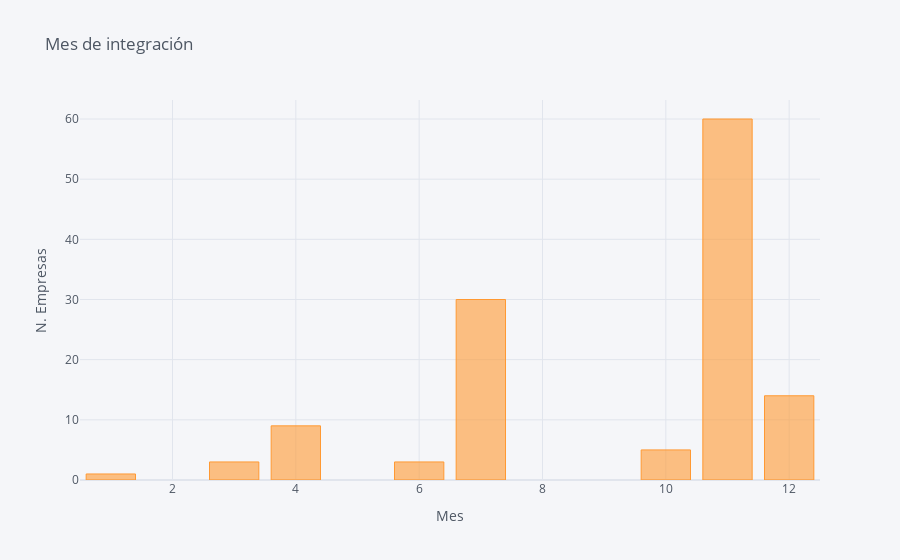
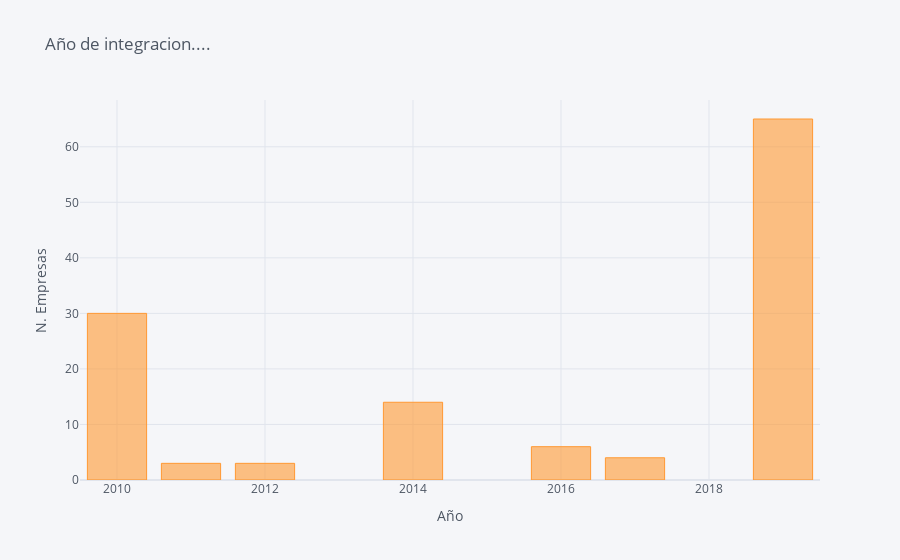

The cell these charts' notebook holds for them, in order:
### Code cell
gm.iplot(x='index', y='Mes',kind='bar', xTitle='Mes',yTitle='N. Empresas', title='Mes de integración')
gk.iplot(x='index', y='Año',kind='bar', xTitle='Año',yTitle='N. Empresas', title='Año de integracion....')
ax = sns.barplot(x = 'index', y = 'Mes', data = gm, color = 'b')
ax.set(xlabel='Mes de integración', ylabel='Numero de empresas')
ax.figure.savefig('../images/Mes {}.png'.format(giro))
plt.show()
a2 = sns.barplot(x = 'index', y = 'Año', data = gk, color = 'g')
a2.set(xlabel='Año de integración', ylabel='Numero de empresas')
a2.figure.savefig('../images/Año {}.png'.format(giro))
plt.show()

### Figure 1 — Plotly figure (JSON) as saved in the notebook; plotly's stock layout.template omitted (floating-point values rounded to 4 significant figures)
{"data": [{"marker": {"color": "rgba(255, 153, 51, 0.6)", "line": {"color": "rgba(255, 153, 51, 1.0)", "width": 1}}, "name": "Mes", "orientation": "v", "text": "", "type": "bar", "x": [1, 3, 4, 6, 7, 10, 11, 12], "y": [1, 3, 9, 3, 30, 5, 60, 14]}], "layout": {"legend": {"bgcolor": "#F5F6F9", "font": {"color": "#4D5663"}}, "paper_bgcolor": "#F5F6F9", "plot_bgcolor": "#F5F6F9", "title": {"font": {"color": "#4D5663"}, "text": "Mes de integración"}, "xaxis": {"gridcolor": "#E1E5ED", "showgrid": true, "tickfont": {"color": "#4D5663"}, "title": {"font": {"color": "#4D5663"}, "text": "Mes"}, "zerolinecolor": "#E1E5ED"}, "yaxis": {"gridcolor": "#E1E5ED", "showgrid": true, "tickfont": {"color": "#4D5663"}, "title": {"font": {"color": "#4D5663"}, "text": "N. Empresas"}, "zerolinecolor": "#E1E5ED"}}}

### Figure 2 — Plotly figure (JSON) as saved in the notebook; plotly's stock layout.template omitted (floating-point values rounded to 4 significant figures)
{"data": [{"marker": {"color": "rgba(255, 153, 51, 0.6)", "line": {"color": "rgba(255, 153, 51, 1.0)", "width": 1}}, "name": "Año", "orientation": "v", "text": "", "type": "bar", "x": [2010, 2011, 2012, 2014, 2016, 2017, 2019], "y": [30, 3, 3, 14, 6, 4, 65]}], "layout": {"legend": {"bgcolor": "#F5F6F9", "font": {"color": "#4D5663"}}, "paper_bgcolor": "#F5F6F9", "plot_bgcolor": "#F5F6F9", "title": {"font": {"color": "#4D5663"}, "text": "Año de integracion...."}, "xaxis": {"gridcolor": "#E1E5ED", "showgrid": true, "tickfont": {"color": "#4D5663"}, "title": {"font": {"color": "#4D5663"}, "text": "Año"}, "zerolinecolor": "#E1E5ED"}, "yaxis": {"gridcolor": "#E1E5ED", "showgrid": true, "tickfont": {"color": "#4D5663"}, "title": {"font": {"color": "#4D5663"}, "text": "N. Empresas"}, "zerolinecolor": "#E1E5ED"}}}
